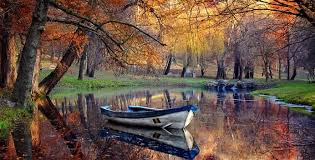
#> input picture aula6/img.jpg, 315 x 160 px
$ python aula6.py
#> lines starting #> are read from the running program, lines starting #| are printed output that depends on the picture
import cv2
import numpy as np

# Carregar a imagem
imagem = cv2.imread('./img.jpg')
#> imagem is the input picture: shape (160, 315, 3); mean B, G, R 69.4, 82.2, 104.3

# Definir a matriz de translação
tx, ty = 10, 10
matriz_translacao = np.float32([[1, 2, tx], [0, 1, ty]])

# Aplicar a translação
imagem_transladada = cv2.warpAffine(imagem, matriz_translacao, (imagem.shape[1], imagem.shape[0]))
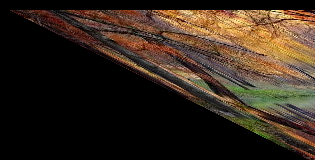
#> imagem_transladada: shape (160, 315, 3); mean B, G, R 28.8, 40.5, 53.4

# Exibir resultado
cv2.imshow('Imagem Transladada', imagem_transladada)
cv2.waitKey(0)
cv2.destroyAllWindows()
